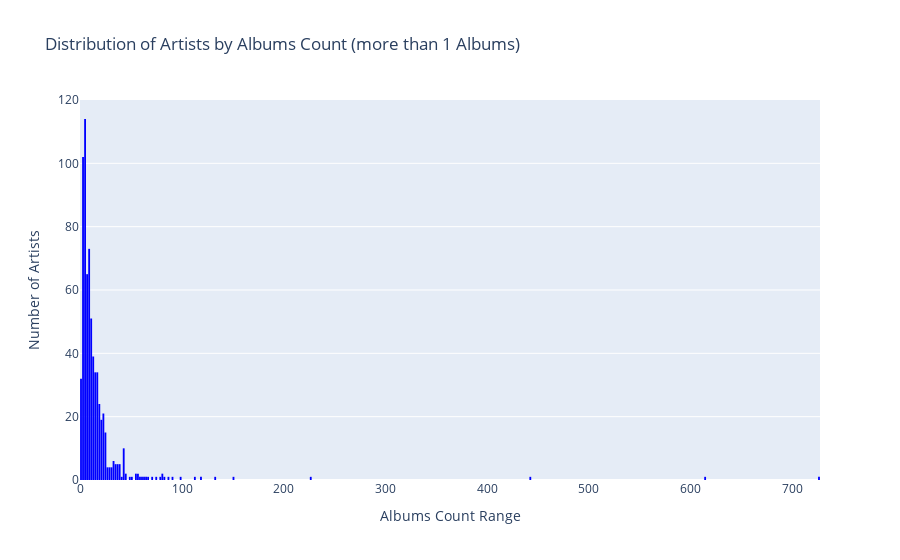

Notebook code cell kept with this figure:
### Code cell
# Filter artists with more than 1 album_count
filtered_df = df_merged[artist_album_counts['album_count'] > 1]

# Create a Histogram
histogram_fig = go.Figure(data=[
    go.Histogram(
        x=filtered_df['album_count'],
        nbinsx=500,
        marker_color='blue',)])

histogram_fig.update_layout(
    title='Distribution of Artists by Albums Count (more than 1 Albums)',
    xaxis=dict(title='Albums Count Range'),
    yaxis=dict(title='Number of Artists'),
    showlegend=False,
    bargap=0.1)

histogram_fig.show()

folder_name = 'graphs'
html_file = os.path.join(folder_name, 'album_count_range.html')

if not os.path.exists(folder_name):
    os.makedirs(folder_name)

# Check if the HTML file already exists
if not os.path.exists(html_file):
    pio.write_html(histogram_fig, file=html_file)
    print(f'HTML file "{html_file}" has been saved.')
else:
    print(f'HTML file "{html_file}" already exists.')

### Figure 1 — Plotly figure (JSON) as saved in the notebook; plotly's stock layout.template omitted (floating-point values rounded to 4 significant figures; data arrays with more than 128 entries replaced by an {"elided": "..."} marker saying what was removed)
{"data": [{"marker": {"color": "blue"}, "nbinsx": 500, "type": "histogram", "x": {"elided": "697 int values"}}], "layout": {"bargap": 0.1, "showlegend": false, "title": {"text": "Distribution of Artists by Albums Count (more than 1 Albums)"}, "xaxis": {"title": {"text": "Albums Count Range"}}, "yaxis": {"title": {"text": "Number of Artists"}}}}
